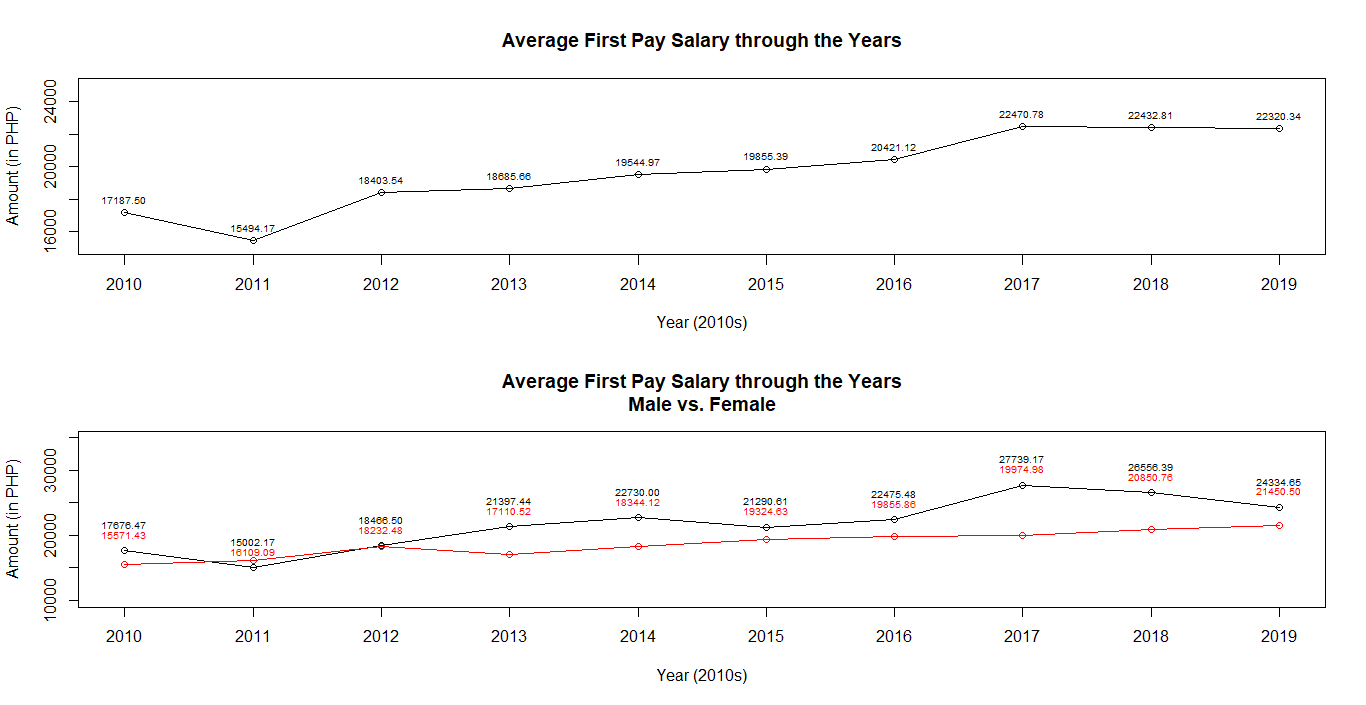

Source code (R):

'
install.packages("dplyr")
install.packages("gdata")
install.packages("plyr")
install.packages("xlsx")

library(dplyr)
library(gdata)
library(plyr)
library(xlsx)
'

'
# Read xlsx file
my_data <- read.xlsx("firstpaysurvey.xlsx", 1, sheetName = "Sheet1")
# View(my_data)
'

# years <- data.frame(years=unique(my_data %>% pull(startYear)))
# View(years[order(years),])
layout(matrix(c(1,2), 2, 1, byrow = TRUE))

year2010 <- filter(my_data, startYear==2010)
year2011 <- filter(my_data, startYear==2011)
year2012 <- filter(my_data, startYear==2012)
year2013 <- filter(my_data, startYear==2013)
year2014 <- filter(my_data, startYear==2014)
year2015 <- filter(my_data, startYear==2015)
year2016 <- filter(my_data, startYear==2016)
year2017 <- filter(my_data, startYear==2017)
year2018 <- filter(my_data, startYear==2018)
year2019 <- filter(my_data, startYear==2019)

year2010mean <- mean(year2010$monthlySalary[!is.na(year2010$monthlySalary)])
year2011mean <- mean(year2011$monthlySalary[!is.na(year2011$monthlySalary)])
year2012mean <- mean(year2012$monthlySalary[!is.na(year2012$monthlySalary)])
year2013mean <- mean(year2013$monthlySalary[!is.na(year2013$monthlySalary)])
year2014mean <- mean(year2014$monthlySalary[!is.na(year2014$monthlySalary)])
year2015mean <- mean(year2015$monthlySalary[!is.na(year2015$monthlySalary)])
year2016mean <- mean(year2016$monthlySalary[!is.na(year2016$monthlySalary)])
year2017mean <- mean(year2017$monthlySalary[!is.na(year2017$monthlySalary)])
year2018mean <- mean(year2018$monthlySalary[!is.na(year2018$monthlySalary)])
year2019mean <- mean(year2019$monthlySalary[!is.na(year2019$monthlySalary)])

# Create the data for the chart.
yearMean <- c(year2010mean,year2011mean,year2012mean,year2013mean,
              year2014mean,year2015mean,year2016mean,year2017mean,
              year2018mean,year2019mean)
years <- c("2010", "2011", "2012", "2013", "2014", "2015",
           "2016", "2017", "2018", "2019")

yearMeanChart <- plot(years, yearMean, type="o", xlab="Year (2010s)",
     main="Average First Pay Salary through the Years", ylab="Amount (in PHP)",
     ylim=c(15000,25000), xaxt="n")
axis(1, xaxp=c(2010, 2020, 10), las=1)

text(years, yearMean+799,
     labels=format(round(yearMean, 2),nsmall = 2), cex=0.6)


# gender <- data.frame(years=unique(my_data %>% pull(gender)))
# View(gender[order(gender),])

maleEntries <- filter(my_data, (gender=="Male" | gender=="Heterosexual Male" |
  gender=="Male" | gender=="m" | gender=="M" | gender=="Make" | 
  gender=="male" | gender=="MALE" | gender=="Male " | gender=="Males" | 
  gender=="Man" | gender=="Mqle"))

year2010Males <- filter(maleEntries, startYear==2010)
year2011Males <- filter(maleEntries, startYear==2011)
year2012Males <- filter(maleEntries, startYear==2012)
year2013Males <- filter(maleEntries, startYear==2013)
year2014Males <- filter(maleEntries, startYear==2014)
year2015Males <- filter(maleEntries, startYear==2015)
year2016Males <- filter(maleEntries, startYear==2016)
year2017Males <- filter(maleEntries, startYear==2017)
year2018Males <- filter(maleEntries, startYear==2018)
year2019Males <- filter(maleEntries, startYear==2019)

year2010MalesMean <- mean(year2010Males$monthlySalary[!is.na(year2010Males$monthlySalary)])
year2011MalesMean <- mean(year2011Males$monthlySalary[!is.na(year2011Males$monthlySalary)])
year2012MalesMean <- mean(year2012Males$monthlySalary[!is.na(year2012Males$monthlySalary)])
year2013MalesMean <- mean(year2013Males$monthlySalary[!is.na(year2013Males$monthlySalary)])
year2014MalesMean <- mean(year2014Males$monthlySalary[!is.na(year2014Males$monthlySalary)])
year2015MalesMean <- mean(year2015Males$monthlySalary[!is.na(year2015Males$monthlySalary)])
year2016MalesMean <- mean(year2016Males$monthlySalary[!is.na(year2016Males$monthlySalary)])
year2017MalesMean <- mean(year2017Males$monthlySalary[!is.na(year2017Males$monthlySalary)])
year2018MalesMean <- mean(year2018Males$monthlySalary[!is.na(year2018Males$monthlySalary)])
year2019MalesMean <- mean(year2019Males$monthlySalary[!is.na(year2019Males$monthlySalary)])

yearMalesMean <- c(year2010MalesMean,year2011MalesMean,year2012MalesMean,
              year2013MalesMean,year2014MalesMean,year2015MalesMean,
              year2016MalesMean,year2017MalesMean,year2018MalesMean,
              year2019MalesMean)
years <- c("2010", "2011", "2012", "2013", "2014", "2015",
           "2016", "2017", "2018", "2019")
femaleEntries <- filter(my_data, (gender=="*Sex = Female" |
                                    gender=="Babae" |
                                    gender=="Biological Female" |
                                    gender=="F" | gender=="Femae" |
                                    gender=="Femail" | 
                                    gender=="Femaile" | gender=="Femal" |
                                    gender=="female" | gender=="Female" | 
                                    gender=="FEMALE" | gender=="Female " |
                                    gender=="FEMALE " | gender=="Femalr" |
                                    gender=="Femalw" | gender=="feme" |
                                    gender=="Feme" | gender=="Frmale" |
                                    gender=="Heterosexual Female" | 
                                    gender=="Woman" | gender=="Women"))

year2010Females <- filter(femaleEntries, startYear==2010)
year2011Females <- filter(femaleEntries, startYear==2011)
year2012Females <- filter(femaleEntries, startYear==2012)
year2013Females <- filter(femaleEntries, startYear==2013)
year2014Females <- filter(femaleEntries, startYear==2014)
year2015Females <- filter(femaleEntries, startYear==2015)
year2016Females <- filter(femaleEntries, startYear==2016)
year2017Females <- filter(femaleEntries, startYear==2017)
year2018Females <- filter(femaleEntries, startYear==2018)
year2019Females <- filter(femaleEntries, startYear==2019)

year2010FemalesMean <- mean(year2010Females$monthlySalary[!is.na(year2010Females$monthlySalary)])
year2011FemalesMean <- mean(year2011Females$monthlySalary[!is.na(year2011Females$monthlySalary)])
year2012FemalesMean <- mean(year2012Females$monthlySalary[!is.na(year2012Females$monthlySalary)])
year2013FemalesMean <- mean(year2013Females$monthlySalary[!is.na(year2013Females$monthlySalary)])
year2014FemalesMean <- mean(year2014Females$monthlySalary[!is.na(year2014Females$monthlySalary)])
year2015FemalesMean <- mean(year2015Females$monthlySalary[!is.na(year2015Females$monthlySalary)])
year2016FemalesMean <- mean(year2016Females$monthlySalary[!is.na(year2016Females$monthlySalary)])
year2017FemalesMean <- mean(year2017Females$monthlySalary[!is.na(year2017Females$monthlySalary)])
year2018FemalesMean <- mean(year2018Females$monthlySalary[!is.na(year2018Females$monthlySalary)])
year2019FemalesMean <- mean(year2019Females$monthlySalary[!is.na(year2019Females$monthlySalary)])

yearFemalesMean <- c(year2010FemalesMean,year2011FemalesMean,year2012FemalesMean,
                     year2013FemalesMean,year2014FemalesMean,year2015FemalesMean,
                     year2016FemalesMean,year2017FemalesMean,year2018FemalesMean,
                     year2019FemalesMean)
years <- c("2010", "2011", "2012", "2013", "2014", "2015", "2016",
           "2017", "2018", "2019")

yearMeanChart <- plot(years, yearMalesMean, type="o", xlab="Year (2010s)",
                      lwd=1.5, main="Average First Pay Salary through the Years\nMale vs. Female", ylab="Amount (in PHP)",
                      ylim=c(10000,35000), xaxt="n")
axis(1, xaxp=c(2010, 2020, 10), las=1)
lines(years, yearFemalesMean, lwd=1.5, col="red", type="o")

text(years, yearMalesMean+4000,
     labels=format(round(yearMalesMean, 2),nsmall = 2), cex=0.6)
text(years, yearMalesMean+2500,
     labels=format(round(yearFemalesMean, 2),nsmall = 2), cex=0.6,
     col="red")
